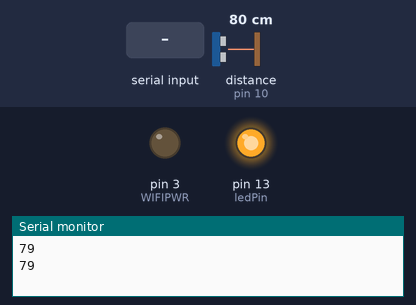
This sketch was run on a simulated Arduino Uno, built with avr-gcc and run on an emulated ATmega328P. On the bench: output pins drawn as LEDs (lit = HIGH), the last lines printed to the serial monitor. Wiring (inferred from the names in the program): ultrasonic range finder: trigger pin 11; echo pin 10. Inputs (shaded band) come from the test bench; at power-on: distance to the obstacle (sensor on pin 10) 80 cm. The echo pulse lasts 58.3 µs per cm; the modem accepts every AT command (registered, SIM ready, sends succeed) and sends nothing else; pins used as bus, display or sensor lines are not drawn.

Above: at 1.2 s.
1.3 s: "0" received over Serial
At 2.7 s:
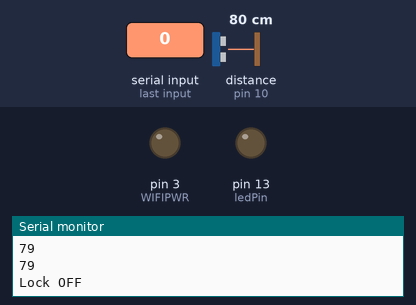
3.5 s: "1" received over Serial
At 4.7 s:
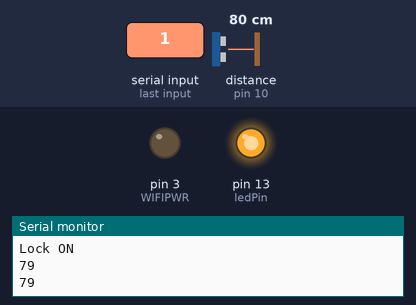
8.0 s: distance to the obstacle (sensor on pin 10) set to 14 cm
9.7 s: distance to the obstacle (sensor on pin 10) set to 19 cm
At 11.1 s:
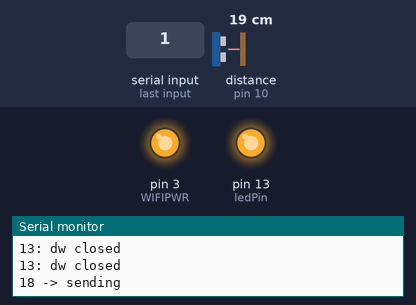
Timing chart, 0 to 22.4 s (numbered marks = the images above; inputs shaded):
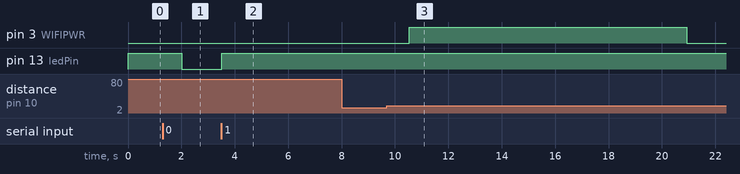

The sketch:

drawer.ino
```cpp
/* Turn an LED on/off based on a command send via BlueTooth
**
** Credit: The following example was used as a reference
** Rui Santos: http://randomnerdtutorials.wordpress.com
*/
#include <SoftwareSerial.h>
#define TIMEOUT 5000 // mS
#define DEBUG true
#define echoPin 10 // Echo Pin
#define trigPin 11 // Trigger Pin
#define ledPin 13 // use the built in LED on pin 13 of the Uno
#define WIFIPWR 3 // WiFi power mode
#define maximumRange 200; // Maximum range needed
#define minimumRange 0; // Minimum range needed
long duration, distance; // Duration used to calculate distance

SoftwareSerial esp8266(6, 5);

int open = 1;
int state = '1';
int flag = 0;

void setup() {
    // sets the pins as outputs:
    pinMode(ledPin, OUTPUT);
    digitalWrite(ledPin, HIGH);
    pinMode(WIFIPWR, OUTPUT);
//    digitalWrite(WIFIPWR, HIGH);
//    delay(5500);
    pinMode(trigPin, OUTPUT);
    pinMode(echoPin, INPUT);

    Serial.begin(9600); // Default connection rate for my BT module
    esp8266.begin(9600);
//    sendCommand("AT\r\n",1000,DEBUG);
/*
    // wifi part
    Serial.begin(9600);
    mySerialW.begin(115200);
    SendCommand("AT+RST", "Ready");
    delay(5000);
    SendCommand("AT+CWMODE=1","OK");
    SendCommand("AT+CIFSR", "OK");
    SendCommand("AT+CIPMUX=1","OK");
    SendCommand("AT+CIPSERVER=1,80","OK");
    mySerial.println("setup done"); */
}

void loop() {
    if(Serial.available() > 0){
      state = Serial.read();
      delay(5);
      while (Serial.available()) {
        Serial.read();
      }
      if (state == '0') {
        Serial.println("Lock OFF");
        digitalWrite(ledPin, LOW);
      } else {
        Serial.println("Lock ON");
        digitalWrite(ledPin, HIGH);
      }
    }
    if (state == '1') {
      digitalWrite(trigPin, LOW);
      delayMicroseconds(2);
      digitalWrite(trigPin, HIGH);
      delayMicroseconds(10);
      digitalWrite(trigPin, LOW);
      duration = pulseIn(echoPin, HIGH);
      distance = duration/58.2; //Calculate the distance (in cm) based on the speed of sound.
      Serial.print(distance);
  //    /* Send the distance to the computer using Serial protocol, and
  //    turn LED OFF to indicate successful reading. */
       if (distance > 15) {
        if (open == 0) {
          open = 1;
          Serial.print(" -> sending");
//         digitalWrite(ledPin, HIGH);
         digitalWrite(WIFIPWR, HIGH);
         delay(2000);
         sendCommand("AT+CIPSTART=\"TCP\",\"y-team.herokuapp.com\",80\r\n",2000,DEBUG);
         sendHTTPPOST(0,"123");
         delay(2000);
         digitalWrite(WIFIPWR, LOW);
         Serial.println();
        }
        Serial.println();
       } else if (distance > 0) {
        Serial.println(": dw closed");
//         digitalWrite(ledPin, LOW);
         open = 0;
       }

       delay(1000);
    }

    // ---- wifi ----
/*
 String IncomingString="";
 boolean StringReady = false;

 if(mySerialW.available() > 0){
  flag=0;
   IncomingString=mySerialW.readString();
   StringReady= true;
  }

  if (StringReady){
    Serial.println("Received String: " + IncomingString);

  if (IncomingString.indexOf("LED=ON") != -1) {
        digitalWrite(ledPin, LOW);
        if(flag == 0){
          mySerial.println("LED: off");
          flag = 1;
        }
   }

  if (IncomingString.indexOf("LED=OFF") != -1) {
        digitalWrite(ledPin, HIGH);
        if(flag == 0){
          mySerial.println("LED: on");
          flag = 1;
        }
   }
  }
*/
}

/*
* Name: sendData
* Description: Function used to send data to ESP8266.
* Params: command - the data/command to send; timeout - the time to wait for a response; debug - print to Serial window?(true = yes, false = no)
* Returns: The response from the esp8266 (if there is a reponse)
*/
String sendData(String command, const int timeout, boolean debug)
{
    String response = "";
    esp8266.listen();

    int dataSize = command.length();
    char data[dataSize];
    command.toCharArray(data,dataSize);

    esp8266.write(data,dataSize); // send the read character to the esp8266
    if(debug)
    {
      Serial.println("\r\n====== Transmission From Arduino ======");
      Serial.write(data,dataSize);
      Serial.println("\r\n========================================");
    }

    long int time = millis();

    while( (time+timeout) > millis())
    {
      while(esp8266.available())
      {

        // The esp has data so display its output to the serial window
        char c = esp8266.read(); // read the next character.
        response+=c;
      }
    }

    if(debug)
    {
      Serial.print(response);
    }

    return response;
}

/*
* Name: sendHTTPResponse
* Description: Function that sends HTTP 200, HTML UTF-8 response
*/
void sendHTTPResponse(int connectionId, String content)
{
     esp8266.listen();
     // build HTTP response
     String httpResponse;
     String httpHeader;
     // HTTP Header
     httpHeader = "HTTP/1.1 200 OK\r\nContent-Type: text/html; charset=UTF-8\r\n";
     httpHeader += "Content-Length: ";
     httpHeader += content.length();
     httpHeader += "\r\n";
     httpHeader +="Connection: close\r\n\r\n";
     httpResponse = httpHeader + content + " "; // There is a bug in this code: the last character of "content" is not sent, I cheated by adding this extra space
     sendCIPData(connectionId,httpResponse);
}
/*
* Name: sendHTTPPOST
* Description: Function that sends HTTP 200, HTML UTF-8 response
*/
void sendHTTPPOST(int connectionId, String content)
{
    esp8266.listen();
     // build HTTP response
     String httpResponse;
     String httpHeader;
     // HTTP Header
     httpHeader = "POST /alert/ HTTP/1.1\r\n";
     httpHeader += "Host: y-team.herokuapp.com\r\n";
     httpHeader += "Connection: close\r\nContent-Type: application/x-www-form-urlencoded\r\n";
     httpHeader += "Content-Length: ";
     httpHeader += content.length();
     httpHeader += "\r\n\r\n";
     httpResponse = httpHeader + content; // There is a bug in this code: the last character of "content" is not sent, I cheated by adding this extra space
     sendCIPData(connectionId,httpResponse);
}

/*
* Name: sendCIPDATA
* Description: sends a CIPSEND=<connectionId>,<data> command
*
*/
void sendCIPData(int connectionId, String data)
{
    esp8266.listen();
   String cipSend = "AT+CIPSEND=";
//   cipSend += connectionId;
//   cipSend += ",";
   cipSend +=data.length();
   cipSend +="\r\n";
   sendCommand(cipSend,2000,DEBUG);
   sendData(data,2000,DEBUG);
}

/*
* Name: sendCommand
* Description: Function used to send data to ESP8266.
* Params: command - the data/command to send; timeout - the time to wait for a response; debug - print to Serial window?(true = yes, false = no)
* Returns: The response from the esp8266 (if there is a reponse)
*/
String sendCommand(String command, const int timeout, boolean debug)
{
    esp8266.listen();
    String response = "";

    esp8266.print(command); // send the read character to the esp8266

    long int time = millis();

    while( (time+timeout) > millis())
    {
      while(esp8266.available())
      {

        // The esp has data so display its output to the serial window
        char c = esp8266.read(); // read the next character.
        response+=c;
      }
    }

    if(debug)
    {
      Serial.print(response);
    }

    return response;
}

void espRST(boolean debug) {
    esp8266.listen();
    esp8266.begin(baudRate()); //finds initial baud rate
    sendCommand("AT+RST\r\n", 2000, false);
    esp8266.begin(115200);
    sendCommand("AT+CIOBAUD=9600\r\n", 2000, false);
    esp8266.begin(9600);
}

/* finds baud rate */
long baudRate()
{
  esp8266.begin(9600);
  sendCommand("AT\r\n", 1000, DEBUG);
   if(esp8266.find((char*) "OK")){
    return 9600;
   } else {
     return 115200;
   }
}
```

Measured:
- after the input at 1.3 s, pin 13 (ledPin): HIGH → LOW after 0.72 s
- after the input at 3.5 s, pin 13 (ledPin): LOW → HIGH at once
- after the input at 9.7 s, pin 3 (WIFIPWR): LOW → HIGH after 0.84 s, → LOW 10.4 s later
